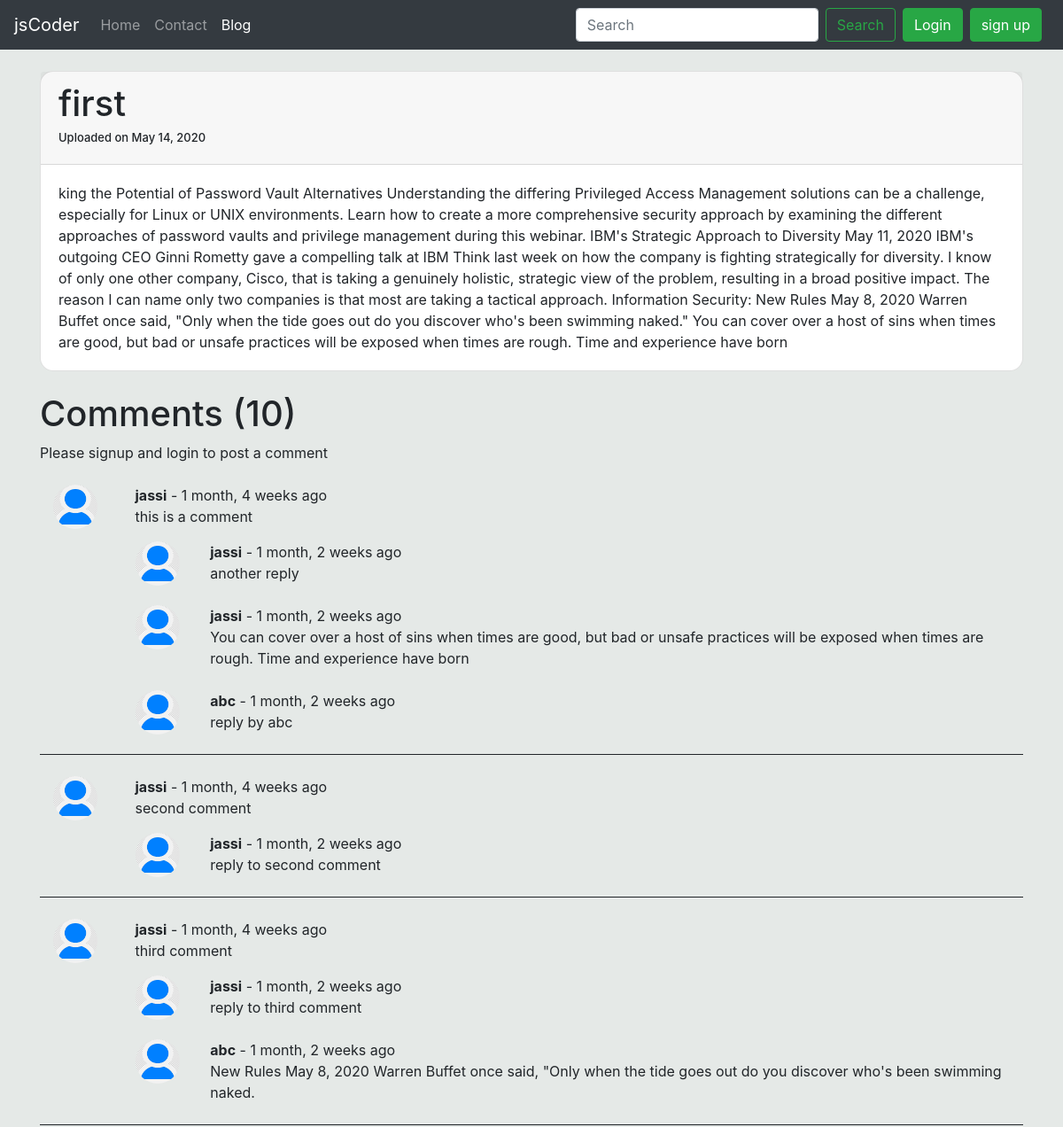
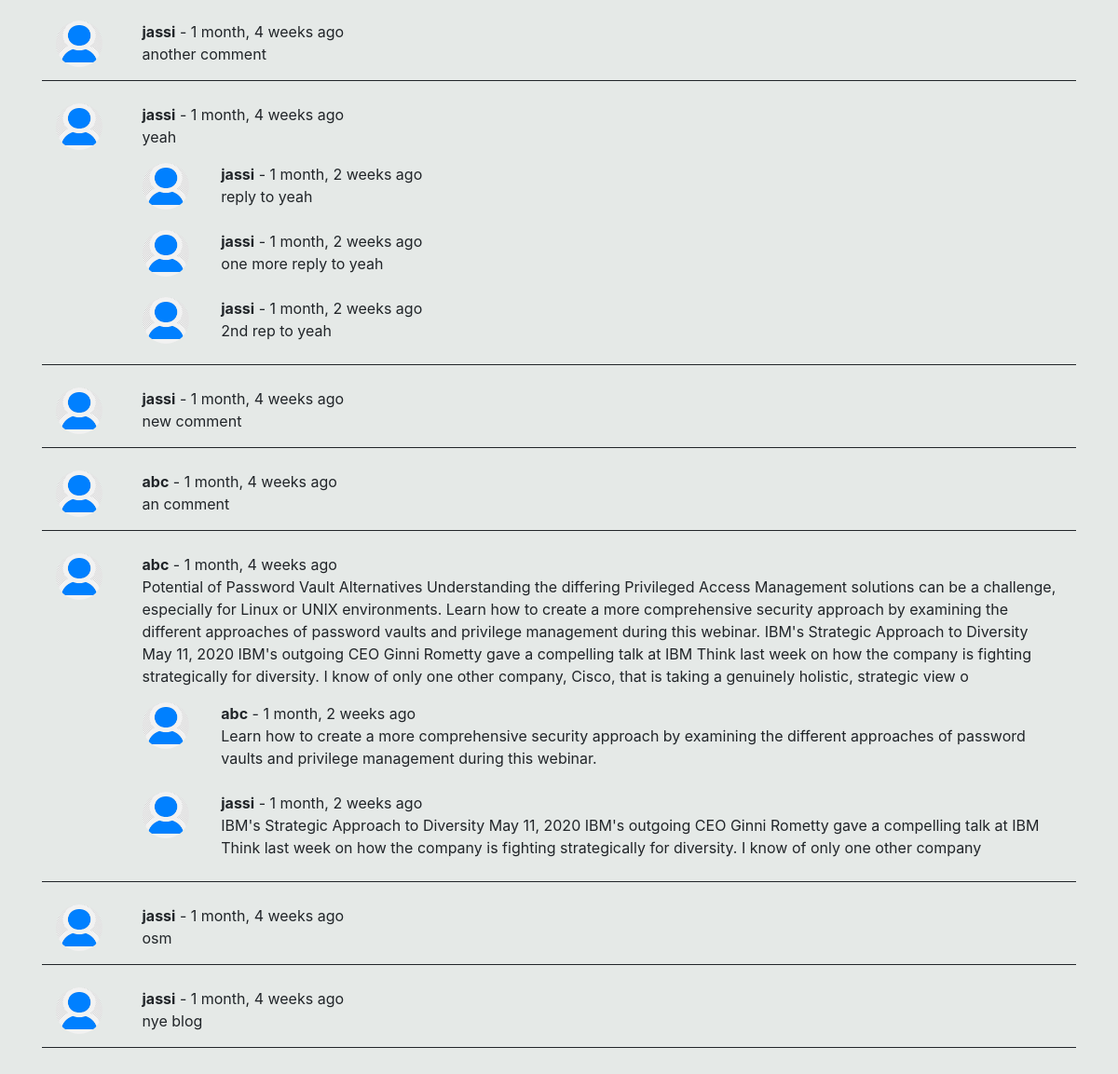
The page /blog/first on the database its author committed (2 pictures, top to bottom).
### blog/models.py (models this page shows, shortened)
class Post(models.Model):
    id = models.AutoField
    title = models.CharField(max_length=100)
    content = models.TextField()
    date = models.DateField(auto_now=True)

class Comment(models.Model):
    sno = models.AutoField
    comments = models.TextField()
    user = models.ForeignKey(User,on_delete=models.CASCADE)
    time = models.DateTimeField(default=now)
    post = models.ForeignKey(Post,on_delete=models.CASCADE)
    parent = models.ForeignKey('self',on_delete=models.CASCADE,null = True)

### blog/views.py (the view)
# urls.py: path("<str:slug>",views.blodpost,name="post")
def blodpost(request,slug):
    post = Post.objects.get(title=slug)
    comment = Comment.objects.filter(post=post,parent=None)
    reply = Comment.objects.filter(post=post).exclude(parent=None)
    replydict = {}
    for rep in reply:
        if rep.parent.pk not in replydict.keys():
            replydict[rep.parent.pk] = [rep]
        else:
            replydict[rep.parent.pk].append(rep)
    param = {'post':post,'comments':comment,'replies':replydict}
    return render(request,'blog/blogpost.html',param)

### blog/templatetags/extras.py (called while the page is built)
@register.filter(name='dict_val')
def dict_val(dict,key):
    return dict.get(key)

### templates/blog/blogpost.html (shortened to what this page needs)
{% extends 'base.html' %}
{% block activeblog %}active
{% endblock activeblog %}
{% block body   %}
{% load static %}
{% load humanize %}
{% load extras %}
<div class="container">
    <div class="card my-4" style="border-radius: 15px;">
        <h1 class="card-header">{{post.title}}<div>
                <h5>
                    <font size='2px'>Uploaded on {{post.date}}</font>
                </h5>
            </div>
        </h1>
        <div class="card-body">
            <p class="card-text">{{post.content}}</p>
        </div>
    </div>
    <h1>Comments ({{comments.count}})</h1>
    {% if user.is_authenticated %}
    <form method="POST" action="/blog/PostComment/">{% csrf_token %}
        <div class="form-group">
            <label for="exampleInputEmail1"></label>
            <input type="text" required class="form-control" name="comment" aria-describedby="emailHelp"
                placeholder="Add comment">
            <input type="hidden" name="post" value="{{post.id}}">
            <input type="hidden" name="parentpost" value="">
        </div>
        <button type="submit" class="btn btn-primary">Submit</button>
    </form>
    {% else %}
    <p>Please signup and login to post a comment</p>
    {% endif %}
    {% for i in comments %}
    <div class="row my-4 mx-0" style="border-bottom: 1px solid;overflow-wrap: break-word;">
        <div class="col-md-1"><img src="{%static 'img/user.jpg'%}" height="50px" width="50px"
                style="border-radius: 100%;"></div>
        <div class="col-md-11"><b>{{i.user.username}}</b> - {{i.time|naturaltime}}<p>{{i.comments}}</p>
            <div class="reply mx-0 my-0">
                {% for reply in replies|dict_val:i.pk %}
                <div class="row my-2">
                <div class="col-md-1"><img src="{%static 'img/user.jpg'%}" height="50px" width="50px"
                style="border-radius: 100%;"></div>
        <div class="col-md-11"><b>{{reply.user.username}}</b> - {{reply.time|naturaltime}}<p>{{reply.comments}}</p></div>
        </div>
                    {% endfor %}
                </div>
            </div>
        </div>
        {% endfor %}
    </div>
    <br><br><br>
    {% endblock body   %}

### templates/base.html (shortened to what this page needs)
<!doctype html>
<html lang="en">
  <head>
    <link rel="stylesheet" href="https://stackpath.bootstrapcdn.com/bootstrap/4.5.0/css/bootstrap.min.css">
  </head>
  <body style="background-color: rgb(229, 233, 231);">
  <nav class="navbar navbar-expand-lg navbar-dark bg-dark">
  <a class="navbar-brand" href="/">jsCoder</a>
  <div class="collapse navbar-collapse" id="navbarSupportedContent">
    <ul class="navbar-nav mr-auto">
      <li class="nav-item {% block activehome %}{% endblock activehome %}">
        <a class="nav-link" href="/">Home <span class="sr-only">(current)</span></a>
      </li>
      <li class="nav-item {% block activecontact %}{% endblock activecontact %}">
        <a class="nav-link" href="/contact">Contact</a>
      </li>
      <li class="nav-item {% block activeblog %}{% endblock activeblog %}">
        <a class="nav-link" href="/blog">Blog</a>
      </li>
    </ul>
    <form class="form-inline my-2 my-lg-0" action="/search/" method="POST">{% csrf_token %}
                <input class="form-control mr-sm-2" type="search" name="search" placeholder="Search" aria-label="Search">
                <button class="btn btn-outline-success my-2 my-sm-0"  Required type="submit">Search</button>
                {% if user.is_authenticated %}
                <div class="btn-group">
                    <button type="button" class="btn btn-success dropdown-toggle mx-2" data-toggle="dropdown"
                        aria-haspopup="true" aria-expanded="false">
                        {{user}}
                    </button>
                    <div class="dropdown-menu mr-2 mt-2">
                        <a class="dropdown-item" href="/logout">Logout</a>
                    </div>
                    {% else %}
                    <button type="button" class="btn btn-success mx-2" data-toggle="modal" data-target="#login">
                        Login
                    </button>
                    <button type="button" class="btn btn-success mr-2" data-toggle="modal" data-target="#signup">
                        sign up
                    </button>
                    {% endif %}
                </div>
</nav>
    {% block body %}{% endblock body %}
  </body>
</html>

### rows shown on the page
Post: title "first", date "May 14, 2020", content "king the Potential of Password Vault Alternatives Understanding the differing Privileged Access Management solutions can be a challenge, especially for Linux or UNIX environments. Learn how to create a more comprehensive security approach by examining the different approaches of password vaults and privilege management during this webinar. IBM's Strategic Approach to Diversity May 11, 2020 IBM's outgoing CEO Ginni Rometty gave a compelling talk at IBM Think last week on how the company is fighting strategically for diversity. I know of only one other company, Cisco, that is taking a genuinely holistic, strategic view of the problem, resulting in a broad positive impact. The reason I can…"
Comment: user.username "jassi", time "1 month, 4 weeks ago", comments "this is a comment"
Comment: user.username "jassi", time "1 month, 2 weeks ago", comments "another reply"
Comment: user.username "jassi", time "1 month, 2 weeks ago", comments "You can cover over a host of sins when times are good, but bad or unsafe practices will be exposed when times are rough. Time and experience have born"
Comment: user.username "abc", time "1 month, 2 weeks ago", comments "reply by abc"
Comment: user.username "jassi", time "1 month, 4 weeks ago", comments "second comment"
Comment: user.username "jassi", time "1 month, 2 weeks ago", comments "reply to second comment"
Comment: user.username "jassi", time "1 month, 4 weeks ago", comments "third comment"
Comment: user.username "jassi", time "1 month, 2 weeks ago", comments "reply to third comment"
Comment: user.username "abc", time "1 month, 2 weeks ago", comments "New Rules May 8, 2020 Warren Buffet once said, \"Only when the tide goes out do you discover who's been swimming naked."
Comment: user.username "jassi", time "1 month, 4 weeks ago", comments "another comment"
Comment: user.username "jassi", time "1 month, 4 weeks ago", comments "yeah"
Comment: user.username "jassi", time "1 month, 2 weeks ago", comments "reply to yeah"
Comment: user.username "jassi", time "1 month, 2 weeks ago", comments "one more reply to yeah"
Comment: user.username "jassi", time "1 month, 2 weeks ago", comments "2nd rep to yeah"
Comment: user.username "jassi", time "1 month, 4 weeks ago", comments "new comment"
Comment: user.username "abc", time "1 month, 4 weeks ago", comments "an comment"
Comment: user.username "abc", time "1 month, 4 weeks ago", comments "Potential of Password Vault Alternatives Understanding the differing Privileged Access Management solutions can be a challenge, especially for Linux or UNIX environments. Learn how to create a more comprehensive security approach by examining the different approaches of password vaults and privilege management during this webinar. IBM's Strategic Approach to Diversity May 11, 2020 IBM's outgoing CEO Ginni Rometty gave a compelling talk at IBM Think last week on how the company is fighting strategically for diversity. I know of only one other company, Cisco, that is taking a genuinely holistic, strategic view o"
Comment: user.username "abc", time "1 month, 2 weeks ago", comments "Learn how to create a more comprehensive security approach by examining the different approaches of password vaults and privilege management during this webinar."
Comment: user.username "jassi", time "1 month, 2 weeks ago", comments "IBM's Strategic Approach to Diversity May 11, 2020 IBM's outgoing CEO Ginni Rometty gave a compelling talk at IBM Think last week on how the company is fighting strategically for diversity. I know of only one other company"
Comment: user.username "jassi", time "1 month, 4 weeks ago", comments "osm"
Comment: user.username "jassi", time "1 month, 4 weeks ago", comments "nye blog"

### other values the page prints
{{ comments.count }} "10"
